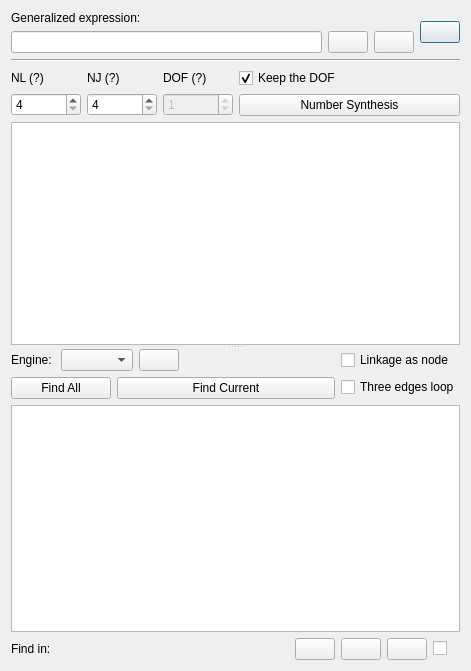
<?xml version="1.0" encoding="UTF-8"?>
<ui version="4.0">
 <class>Form</class>
 <widget class="QWidget" name="Form">
  <property name="geometry">
   <rect>
    <x>0</x>
    <y>0</y>
    <width>471</width>
    <height>671</height>
   </rect>
  </property>
  <property name="windowTitle">
   <string>Form</string>
  </property>
  <property name="windowIcon">
   <iconset resource="../../../icons.qrc">
    <normaloff>:/icons/NumberAndTypeSynthesis.png</normaloff>:/icons/NumberAndTypeSynthesis.png</iconset>
  </property>
  <layout class="QVBoxLayout" name="verticalLayout_7">
   <item>
    <layout class="QHBoxLayout" name="horizontalLayout_3">
     <item>
      <layout class="QVBoxLayout" name="verticalLayout_4">
       <item>
        <widget class="QLabel" name="expr_joint_text">
         <property name="text">
          <string>Generalized expression:</string>
         </property>
        </widget>
       </item>
       <item>
        <layout class="QHBoxLayout" name="horizontalLayout_4">
         <item>
          <widget class="QLineEdit" name="expr_edges">
           <property name="readOnly">
            <bool>true</bool>
           </property>
          </widget>
         </item>
         <item>
          <widget class="QPushButton" name="expr_copy">
           <property name="statusTip">
            <string>Copy expression.</string>
           </property>
           <property name="icon">
            <iconset resource="../../../icons.qrc">
             <normaloff>:/icons/copy.png</normaloff>:/icons/copy.png</iconset>
           </property>
          </widget>
         </item>
         <item>
          <widget class="QPushButton" name="expr_add_collection">
           <property name="statusTip">
            <string>Add to collection.</string>
           </property>
           <property name="text">
            <string/>
           </property>
           <property name="icon">
            <iconset resource="../../../icons.qrc">
             <normaloff>:/icons/collections.png</normaloff>:/icons/collections.png</iconset>
           </property>
          </widget>
         </item>
        </layout>
       </item>
      </layout>
     </item>
     <item>
      <widget class="QPushButton" name="ReloadMechanism">
       <property name="statusTip">
        <string>Analyze current mechanism from canvas.</string>
       </property>
       <property name="icon">
        <iconset resource="../../../icons.qrc">
         <normaloff>:/icons/mechanism.png</normaloff>:/icons/mechanism.png</iconset>
       </property>
       <property name="iconSize">
        <size>
         <width>50</width>
         <height>50</height>
        </size>
       </property>
       <property name="autoDefault">
        <bool>true</bool>
       </property>
       <property name="default">
        <bool>true</bool>
       </property>
      </widget>
     </item>
    </layout>
   </item>
   <item>
    <widget class="Line" name="line">
     <property name="orientation">
      <enum>Qt::Horizontal</enum>
     </property>
    </widget>
   </item>
   <item>
    <widget class="QSplitter" name="splitter">
     <property name="orientation">
      <enum>Qt::Vertical</enum>
     </property>
     <widget class="QWidget" name="verticalLayoutWidget">
      <layout class="QVBoxLayout" name="verticalLayout_2">
       <item>
        <layout class="QHBoxLayout" name="horizontalLayout_2">
         <item>
          <layout class="QGridLayout" name="gridLayout">
           <item row="0" column="1">
            <widget class="QLabel" name="NJ_text">
             <property name="toolTip">
              <string>Number of joints</string>
             </property>
             <property name="text">
              <string>NJ (?)</string>
             </property>
            </widget>
           </item>
           <item row="0" column="0">
            <widget class="QLabel" name="NL_text">
             <property name="toolTip">
              <string>Number of links</string>
             </property>
             <property name="text">
              <string>NL (?)</string>
             </property>
            </widget>
           </item>
           <item row="2" column="0">
            <widget class="QSpinBox" name="NL_input">
             <property name="minimum">
              <number>4</number>
             </property>
            </widget>
           </item>
           <item row="2" column="1">
            <widget class="QSpinBox" name="NJ_input">
             <property name="minimum">
              <number>4</number>
             </property>
            </widget>
           </item>
           <item row="0" column="2">
            <widget class="QLabel" name="DOF_text">
             <property name="toolTip">
              <string>Degree of freedom</string>
             </property>
             <property name="text">
              <string>DOF (?)</string>
             </property>
            </widget>
           </item>
           <item row="2" column="2">
            <widget class="QSpinBox" name="DOF">
             <property name="enabled">
              <bool>false</bool>
             </property>
             <property name="minimum">
              <number>-99</number>
             </property>
             <property name="value">
              <number>1</number>
             </property>
            </widget>
           </item>
          </layout>
         </item>
         <item>
          <layout class="QVBoxLayout" name="verticalLayout_5">
           <item>
            <widget class="QCheckBox" name="keep_dof">
             <property name="statusTip">
              <string>Keep the degrees of freedom when adjusting numbers.</string>
             </property>
             <property name="text">
              <string>Keep the DOF</string>
             </property>
             <property name="checked">
              <bool>true</bool>
             </property>
            </widget>
           </item>
           <item>
            <widget class="QPushButton" name="Combine_number">
             <property name="statusTip">
              <string>Find the possible number of different joints.</string>
             </property>
             <property name="text">
              <string>Number Synthesis</string>
             </property>
             <property name="autoDefault">
              <bool>true</bool>
             </property>
            </widget>
           </item>
          </layout>
         </item>
        </layout>
       </item>
       <item>
        <widget class="QListWidget" name="expr_number"/>
       </item>
      </layout>
     </widget>
     <widget class="QWidget" name="verticalLayoutWidget_2">
      <layout class="QVBoxLayout" name="verticalLayout_3">
       <item>
        <layout class="QHBoxLayout" name="horizontalLayout_7">
         <item>
          <layout class="QVBoxLayout" name="verticalLayout_6">
           <item>
            <layout class="QHBoxLayout" name="horizontalLayout">
             <item>
              <widget class="QLabel" name="graph_engine_text">
               <property name="text">
                <string>Engine: </string>
               </property>
              </widget>
             </item>
             <item>
              <widget class="QComboBox" name="graph_engine">
               <property name="statusTip">
                <string>Layout engine from NetworkX and Pydot (Graphviz).</string>
               </property>
               <property name="currentIndex">
                <number>-1</number>
               </property>
              </widget>
             </item>
             <item>
              <widget class="QPushButton" name="reload_atlas">
               <property name="toolTip">
                <string>Re-layout</string>
               </property>
               <property name="text">
                <string/>
               </property>
               <property name="icon">
                <iconset resource="../../../icons.qrc">
                 <normaloff>:/icons/dataupdate.png</normaloff>:/icons/dataupdate.png</iconset>
               </property>
              </widget>
             </item>
             <item>
              <spacer name="horizontalSpacer">
               <property name="orientation">
                <enum>Qt::Horizontal</enum>
               </property>
               <property name="sizeHint" stdset="0">
                <size>
                 <width>40</width>
                 <height>20</height>
                </size>
               </property>
              </spacer>
             </item>
            </layout>
           </item>
           <item>
            <layout class="QHBoxLayout" name="horizontalLayout_5">
             <item>
              <widget class="QPushButton" name="Combine_structure_all">
               <property name="maximumSize">
                <size>
                 <width>100</width>
                 <height>16777215</height>
                </size>
               </property>
               <property name="statusTip">
                <string>Find the structure of mechanism from all numbers.</string>
               </property>
               <property name="text">
                <string>Find All</string>
               </property>
               <property name="autoDefault">
                <bool>true</bool>
               </property>
              </widget>
             </item>
             <item>
              <widget class="QPushButton" name="Combine_structure">
               <property name="statusTip">
                <string>Find the structure of mechanism from specified numbers.</string>
               </property>
               <property name="text">
                <string>Find Current</string>
               </property>
               <property name="autoDefault">
                <bool>true</bool>
               </property>
              </widget>
             </item>
            </layout>
           </item>
          </layout>
         </item>
         <item>
          <layout class="QVBoxLayout" name="verticalLayout">
           <item>
            <widget class="QCheckBox" name="graph_link_as_node">
             <property name="statusTip">
              <string>Show the edges as nodes.</string>
             </property>
             <property name="text">
              <string>Linkage as node</string>
             </property>
            </widget>
           </item>
           <item>
            <widget class="QCheckBox" name="graph_degenerate">
             <property name="statusTip">
              <string>Keep degenerate chains in the result.</string>
             </property>
             <property name="text">
              <string>Three edges loop</string>
             </property>
            </widget>
           </item>
          </layout>
         </item>
        </layout>
       </item>
       <item>
        <widget class="QListWidget" name="Topologic_result">
         <property name="contextMenuPolicy">
          <enum>Qt::CustomContextMenu</enum>
         </property>
         <property name="iconSize">
          <size>
           <width>200</width>
           <height>200</height>
          </size>
         </property>
         <property name="movement">
          <enum>QListView::Static</enum>
         </property>
         <property name="resizeMode">
          <enum>QListView::Adjust</enum>
         </property>
         <property name="spacing">
          <number>3</number>
         </property>
         <property name="viewMode">
          <enum>QListView::IconMode</enum>
         </property>
         <property name="uniformItemSizes">
          <bool>true</bool>
         </property>
        </widget>
       </item>
       <item>
        <layout class="QHBoxLayout" name="horizontalLayout_6">
         <item>
          <widget class="QLabel" name="time_title_label">
           <property name="text">
            <string>Find in:</string>
           </property>
          </widget>
         </item>
         <item>
          <widget class="QLabel" name="time_label"/>
         </item>
         <item>
          <spacer name="horizontalSpacer_2">
           <property name="orientation">
            <enum>Qt::Horizontal</enum>
           </property>
           <property name="sizeHint" stdset="0">
            <size>
             <width>40</width>
             <height>20</height>
            </size>
           </property>
          </spacer>
         </item>
         <item>
          <widget class="QPushButton" name="save_atlas">
           <property name="statusTip">
            <string>Save the atlas to image file.</string>
           </property>
           <property name="icon">
            <iconset resource="../../../icons.qrc">
             <normaloff>:/icons/picture.png</normaloff>:/icons/picture.png</iconset>
           </property>
          </widget>
         </item>
         <item>
          <widget class="QPushButton" name="save_edges">
           <property name="statusTip">
            <string>Save the edges of atlas to text file.</string>
           </property>
           <property name="icon">
            <iconset resource="../../../icons.qrc">
             <normaloff>:/icons/savefile.png</normaloff>:/icons/savefile.png</iconset>
           </property>
          </widget>
         </item>
         <item>
          <widget class="QPushButton" name="Edges_to_altas">
           <property name="statusTip">
            <string>Load the edges data from text file, then save them to image files.</string>
           </property>
           <property name="icon">
            <iconset resource="../../../icons.qrc">
             <normaloff>:/icons/edges_to_atlas.png</normaloff>:/icons/edges_to_atlas.png</iconset>
           </property>
           <property name="iconSize">
            <size>
             <width>40</width>
             <height>16</height>
            </size>
           </property>
          </widget>
         </item>
         <item>
          <widget class="QCheckBox" name="save_edges_auto">
           <property name="statusTip">
            <string>Re-synthesis when using save actions.</string>
           </property>
          </widget>
         </item>
         <item>
          <widget class="QLabel" name="save_edges_auto_label">
           <property name="text">
            <string>&lt;img src=&quot;:icons/dataupdate.png&quot; width=&quot;20&quot;&gt;</string>
           </property>
          </widget>
         </item>
        </layout>
       </item>
      </layout>
     </widget>
    </widget>
   </item>
  </layout>
 </widget>
 <resources>
  <include location="../../../icons.qrc"/>
 </resources>
 <connections/>
</ui>
